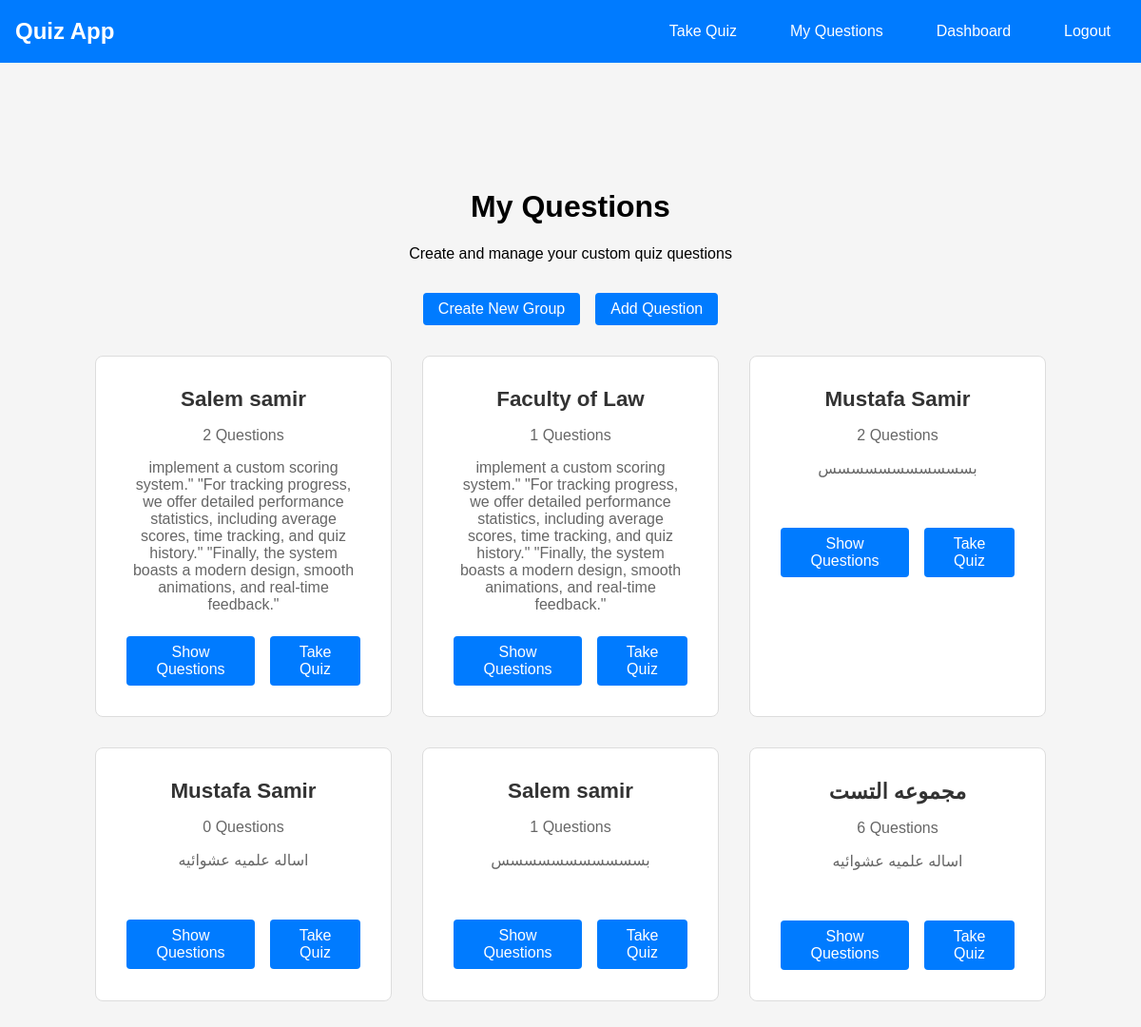
/custom-questions (signed in), run on the app's committed database.
### models.py (models this page shows, shortened)
class QuestionGroup(db.Model):
    id = db.Column(db.Integer, primary_key=True)
    name = db.Column(db.String(100), nullable=False)
    description = db.Column(db.Text)
    time_limit = db.Column(db.Integer, default=300)  # in seconds
    user_id = db.Column(db.Integer, db.ForeignKey('user.id'), nullable=False)
    created_at = db.Column(db.DateTime, default=datetime.utcnow)
    questions = db.relationship('CustomQuestion', backref='group', lazy=True)

### routes.py (the view)
@routes_bp.route('/custom-questions')
@login_required
def custom_questions():
    groups = QuestionGroup.query.filter_by(user_id=current_user.id).order_by(QuestionGroup.created_at.desc()).all()
    return render_template('custom_questions.html', groups=groups)

### templates/custom_questions.html (shortened to what this page needs)
{% extends "base.html" %}
{% block content %}
<div class="container">
    <div class="welcome-section">
        <h1>My Questions</h1>
        <p>Create and manage your custom quiz questions</p>
        <div class="actions">
            <a href="{{ url_for('routes.add_question_group') }}" class="btn">Create New Group</a>
            <a href="{{ url_for('routes.add_question') }}" class="btn">Add Question</a>
        </div>
        {% if groups %}
            <div class="groups-grid">
                {% for group in groups %}
                <div class="group-box">
                    <h3>{{ group.name }}</h3>
                    <p class="question-count">{{ group.questions|length }} Questions</p>
                    <p class="group-description">{{ group.description }}</p>
                    <div class="group-actions">
                        <a href="{{ url_for('routes.view_group_questions', group_id=group.id) }}" class="btn">Show Questions</a>
                        <a href="{{ url_for('routes.start_group_quiz', group_id=group.id) }}" class="btn">Take Quiz</a>
                    </div>
                </div>
                {% endfor %}
            </div>
        {% else %}
            <div class="empty-state">
                <p>No question groups yet. Create one to get started!</p>
            </div>
        {% endif %}
    </div>
</div>
{% endblock %}

### templates/base.html (shortened to what this page needs)
<!DOCTYPE html>
<html lang="en">
<head>
</head>
<body>
    <nav class="navbar">
        <div class="navbar-content">
            <a href="{{ url_for('routes.index') }}" class="navbar-brand">Quiz App</a>
            <div class="nav-links">
                {% if current_user.is_authenticated %}
                    <a href="{{ url_for('routes.quiz') }}">Take Quiz</a>
                    <a href="{{ url_for('routes.custom_questions') }}">My Questions</a>
                    <a href="{{ url_for('routes.dashboard') }}">Dashboard</a>
                    <a href="{{ url_for('routes.logout') }}">Logout</a>
                {% else %}
                    <a href="{{ url_for('routes.login') }}">Login</a>
                    <a href="{{ url_for('routes.register') }}">Register</a>
                {% endif %}
            </div>
        </div>
    </nav>
    {% block content %}{% endblock %}
</body>
</html>

### templates/base.html (style rules this page uses)
body { font-family: Arial, sans-serif; margin: 0; padding: 0; background-color: #f5f5f5; }
.navbar { background-color: #007bff; padding: 1rem; color: white; }
.navbar-content { max-width: 1200px; margin: 0 auto; display: flex; justify-content: space-between; align-items: center; }
.navbar-brand { font-size: 1.5rem; font-weight: bold; color: white; text-decoration: none; }
.nav-links { display: flex; gap: 1.5rem; }
.nav-links a { color: white; text-decoration: none; padding: 0.5rem 1rem; border-radius: 4px; transition: background-color 0.2s; }
.container { max-width: 1200px; margin: 0 auto; padding: 2rem; }

### templates/custom_questions.html (style rules this page uses)
.welcome-section { text-align: center; padding: 2rem; margin: 2rem auto; max-width: 1000px; }
.actions { display: flex; gap: 1rem; justify-content: center; margin: 2rem 0; }
.groups-grid { display: grid; grid-template-columns: repeat(auto-fill, minmax(300px, 1fr)); gap: 2rem; margin-top: 2rem; }
.group-box { text-align: center; padding: 2rem; border: 1px solid #ddd; border-radius: 8px; background: white; transition: transform 0.2s; }
.group-box h3 { margin: 0 0 1rem 0; font-size: 1.4rem; color: #333; }
.question-count { color: #666; font-size: 1rem; margin-bottom: 1rem; }
.group-description { color: #666; margin-bottom: 1.5rem; min-height: 3em; }
.group-actions { display: flex; gap: 1rem; justify-content: center; }
.btn { padding: 0.5rem 1rem; text-decoration: none; border-radius: 4px; background: #007bff; color: white; border: none; cursor: pointer; font-size: 1rem; transition: background-color 0.2s; }

### data on the page
QuestionGroup: name "Salem samir", questions|length "2", description "implement a custom scoring system.\" \"For tracking progress, we offer detailed performance statistics, including average scores, time tracking, and quiz history.\" \"Finally, the system boasts a modern design, smooth animations, and real-time feedback.\""
QuestionGroup: name "Faculty of Law", questions|length "1", description "implement a custom scoring system.\" \"For tracking progress, we offer detailed performance statistics, including average scores, time tracking, and quiz history.\" \"Finally, the system boasts a modern design, smooth animations, and real-time feedback.\""
QuestionGroup: name "Mustafa Samir", questions|length "2", description "بسسسسسسسسسسس"
QuestionGroup: name "Mustafa Samir", questions|length "0", description "اساله علميه عشوائيه"
QuestionGroup: name "Salem samir", questions|length "1", description "بسسسسسسسسسسس"
QuestionGroup: name "مجموعه التست", questions|length "6", description "اساله علميه عشوائيه"
